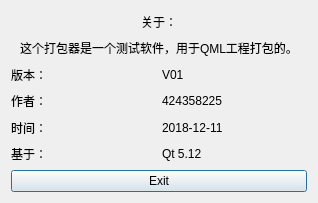
<?xml version="1.0" encoding="UTF-8"?>
<ui version="4.0">
 <class>About</class>
 <widget class="QDialog" name="About">
  <property name="geometry">
   <rect>
    <x>0</x>
    <y>0</y>
    <width>318</width>
    <height>203</height>
   </rect>
  </property>
  <property name="windowTitle">
   <string>Dialog</string>
  </property>
  <layout class="QVBoxLayout" name="verticalLayout_2">
   <item>
    <layout class="QVBoxLayout" name="verticalLayout">
     <item>
      <widget class="QLabel" name="label">
       <property name="text">
        <string>关于：</string>
       </property>
       <property name="alignment">
        <set>Qt::AlignCenter</set>
       </property>
      </widget>
     </item>
     <item>
      <widget class="QLabel" name="label_2">
       <property name="text">
        <string>这个打包器是一个测试软件，用于QML工程打包的。</string>
       </property>
       <property name="alignment">
        <set>Qt::AlignCenter</set>
       </property>
      </widget>
     </item>
     <item>
      <layout class="QHBoxLayout" name="horizontalLayout">
       <item>
        <widget class="QLabel" name="label_3">
         <property name="text">
          <string>版本：</string>
         </property>
        </widget>
       </item>
       <item>
        <widget class="QLabel" name="label_4">
         <property name="text">
          <string>V01</string>
         </property>
        </widget>
       </item>
      </layout>
     </item>
     <item>
      <layout class="QHBoxLayout" name="horizontalLayout_3">
       <item>
        <widget class="QLabel" name="label_7">
         <property name="text">
          <string>作者：</string>
         </property>
        </widget>
       </item>
       <item>
        <widget class="QLabel" name="label_8">
         <property name="text">
          <string>424358225</string>
         </property>
        </widget>
       </item>
      </layout>
     </item>
     <item>
      <layout class="QHBoxLayout" name="horizontalLayout_2">
       <item>
        <widget class="QLabel" name="label_5">
         <property name="text">
          <string>时间：</string>
         </property>
        </widget>
       </item>
       <item>
        <widget class="QLabel" name="label_6">
         <property name="text">
          <string>2018-12-11</string>
         </property>
        </widget>
       </item>
      </layout>
     </item>
     <item>
      <layout class="QHBoxLayout" name="horizontalLayout_4">
       <item>
        <widget class="QLabel" name="label_9">
         <property name="text">
          <string>基于：</string>
         </property>
        </widget>
       </item>
       <item>
        <widget class="QLabel" name="label_10">
         <property name="text">
          <string>Qt 5.12</string>
         </property>
        </widget>
       </item>
      </layout>
     </item>
    </layout>
   </item>
   <item>
    <widget class="QPushButton" name="pushButton">
     <property name="text">
      <string>Exit</string>
     </property>
    </widget>
   </item>
  </layout>
 </widget>
 <resources/>
 <connections/>
</ui>
